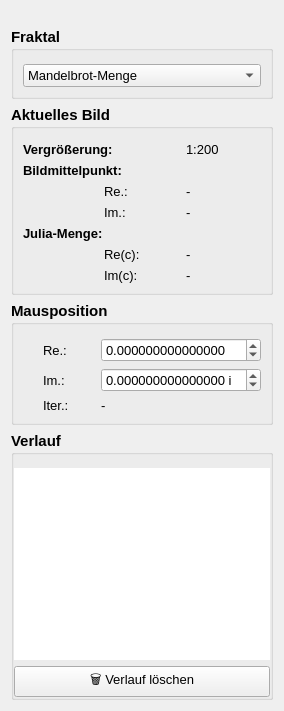
         <widget class="QWidget" name="tab_3">
          <attribute name="title">
           <string>⭐Übersicht</string>
          </attribute>
          <layout class="QFormLayout" name="formLayout_5">
           <item row="0" column="0" colspan="2">
            <spacer name="verticalSpacer_2">
             <property name="orientation">
              <enum>Qt::Vertical</enum>
             </property>
             <property name="sizeType">
              <enum>QSizePolicy::Fixed</enum>
             </property>
             <property name="sizeHint" stdset="0">
              <size>
               <width>20</width>
               <height>10</height>
              </size>
             </property>
            </spacer>
           </item>
           <item row="1" column="0" colspan="2">
            <widget class="QGroupBox" name="groupBox_3">
             <property name="font">
              <font>
               <pointsize>11</pointsize>
               <bold>true</bold>
              </font>
             </property>
             <property name="styleSheet">
              <string notr="true"/>
             </property>
             <property name="title">
              <string>Fraktal</string>
             </property>
             <property name="flat">
              <bool>false</bool>
             </property>
             <layout class="QVBoxLayout" name="verticalLayout_6">
              <property name="topMargin">
               <number>13</number>
              </property>
              <item>
               <widget class="QComboBox" name="comboBox_Fraktal">
                <property name="font">
                 <font>
                  <pointsize>10</pointsize>
                  <bold>false</bold>
                 </font>
                </property>
                <item>
                 <property name="text">
                  <string>Mandelbrot-Menge</string>
                 </property>
                </item>
                <item>
                 <property name="text">
                  <string>Julia-Menge</string>
                 </property>
                </item>
               </widget>
              </item>
             </layout>
            </widget>
           </item>
           <item row="2" column="0" colspan="2">
            <widget class="QGroupBox" name="groupBox_4">
             <property name="font">
              <font>
               <pointsize>11</pointsize>
               <bold>true</bold>
              </font>
             </property>
             <property name="styleSheet">
              <string notr="true"/>
             </property>
             <property name="title">
              <string>Aktuelles Bild</string>
             </property>
             <property name="flat">
              <bool>false</bool>
             </property>
             <layout class="QGridLayout" name="gridLayout_6">
              <property name="topMargin">
               <number>13</number>
              </property>
              <item row="5" column="2">
               <widget class="QLabel" name="label_julia_c">
                <property name="font">
                 <font>
                  <pointsize>10</pointsize>
                  <bold>false</bold>
                 </font>
                </property>
                <property name="text">
                 <string>-</string>
                </property>
               </widget>
              </item>
              <item row="2" column="1">
               <widget class="QLabel" name="label_16">
                <property name="font">
                 <font>
                  <pointsize>10</pointsize>
                  <bold>false</bold>
                 </font>
                </property>
                <property name="text">
                 <string>Re.:</string>
                </property>
                <property name="alignment">
                 <set>Qt::AlignLeading|Qt::AlignLeft|Qt::AlignVCenter</set>
                </property>
               </widget>
              </item>
              <item row="3" column="1">
               <widget class="QLabel" name="label_17">
                <property name="font">
                 <font>
                  <pointsize>10</pointsize>
                  <bold>false</bold>
                 </font>
                </property>
                <property name="text">
                 <string>Im.:</string>
                </property>
                <property name="alignment">
                 <set>Qt::AlignLeading|Qt::AlignLeft|Qt::AlignVCenter</set>
                </property>
               </widget>
              </item>
              <item row="6" column="2">
               <widget class="QLabel" name="label_julia_c_im">
                <property name="font">
                 <font>
                  <pointsize>10</pointsize>
                  <bold>false</bold>
                 </font>
                </property>
                <property name="text">
                 <string>-</string>
                </property>
               </widget>
              </item>
              <item row="6" column="1">
               <widget class="QLabel" name="label_32">
                <property name="font">
                 <font>
                  <pointsize>10</pointsize>
                  <bold>false</bold>
                 </font>
                </property>
                <property name="text">
                 <string>Im(c):</string>
                </property>
               </widget>
              </item>
              <item row="2" column="2">
               <widget class="QLabel" name="bmRe">
                <property name="font">
                 <font>
                  <pointsize>10</pointsize>
                  <bold>false</bold>
                 </font>
                </property>
                <property name="text">
                 <string>-</string>
                </property>
               </widget>
              </item>
              <item row="0" column="2">
               <widget class="QLabel" name="lineEditScaleAbs">
                <property name="font">
                 <font>
                  <pointsize>10</pointsize>
                  <bold>false</bold>
                 </font>
                </property>
                <property name="text">
                 <string>1:200</string>
                </property>
               </widget>
              </item>
              <item row="3" column="2">
               <widget class="QLabel" name="bmIm">
                <property name="font">
                 <font>
                  <pointsize>10</pointsize>
                  <bold>false</bold>
                 </font>
                </property>
                <property name="text">
                 <string>-</string>
                </property>
               </widget>
              </item>
              <item row="5" column="1">
               <widget class="QLabel" name="label_31">
                <property name="font">
                 <font>
                  <pointsize>10</pointsize>
                  <bold>false</bold>
                 </font>
                </property>
                <property name="text">
                 <string>Re(c):</string>
                </property>
               </widget>
              </item>
              <item row="0" column="0" colspan="2">
               <widget class="QLabel" name="label_12">
                <property name="font">
                 <font>
                  <pointsize>10</pointsize>
                  <bold>true</bold>
                 </font>
                </property>
                <property name="text">
                 <string>Vergrößerung:</string>
                </property>
               </widget>
              </item>
              <item row="1" column="0" colspan="3">
               <widget class="QLabel" name="label_8">
                <property name="font">
                 <font>
                  <pointsize>10</pointsize>
                  <bold>true</bold>
                 </font>
                </property>
                <property name="text">
                 <string>Bildmittelpunkt:</string>
                </property>
               </widget>
              </item>
              <item row="2" column="0" rowspan="2">
               <spacer name="horizontalSpacer_3">
                <property name="orientation">
                 <enum>Qt::Horizontal</enum>
                </property>
                <property name="sizeType">
                 <enum>QSizePolicy::Fixed</enum>
                </property>
                <property name="sizeHint" stdset="0">
                 <size>
                  <width>20</width>
                  <height>20</height>
                 </size>
                </property>
               </spacer>
              </item>
              <item row="4" column="0" colspan="2">
               <widget class="QLabel" name="label_30">
                <property name="font">
                 <font>
                  <pointsize>10</pointsize>
                  <bold>true</bold>
                 </font>
                </property>
                <property name="text">
                 <string>Julia-Menge:</string>
                </property>
               </widget>
              </item>
              <item row="5" column="0" rowspan="2">
               <spacer name="horizontalSpacer_11">
                <property name="orientation">
                 <enum>Qt::Horizontal</enum>
                </property>
                <property name="sizeType">
                 <enum>QSizePolicy::Fixed</enum>
                </property>
                <property name="sizeHint" stdset="0">
                 <size>
                  <width>20</width>
                  <height>20</height>
                 </size>
                </property>
               </spacer>
              </item>
             </layout>
            </widget>
           </item>
           <item row="3" column="0" colspan="2">
            <widget class="QGroupBox" name="groupBox_5">
             <property name="font">
              <font>
               <pointsize>11</pointsize>
               <bold>true</bold>
              </font>
             </property>
             <property name="title">
              <string>Mausposition</string>
             </property>
             <property name="flat">
              <bool>false</bool>
             </property>
             <layout class="QGridLayout" name="gridLayout_5">
              <property name="topMargin">
               <number>13</number>
              </property>
              <item row="0" column="2">
               <widget class="QDoubleSpinBox" name="re">
                <property name="font">
                 <font>
                  <pointsize>10</pointsize>
                  <bold>false</bold>
                 </font>
                </property>
                <property name="decimals">
                 <number>15</number>
                </property>
                <property name="minimum">
                 <double>-99.000000000000000</double>
                </property>
               </widget>
              </item>
              <item row="1" column="2">
               <widget class="QDoubleSpinBox" name="im">
                <property name="font">
                 <font>
                  <pointsize>10</pointsize>
                  <bold>false</bold>
                 </font>
                </property>
                <property name="suffix">
                 <string> i</string>
                </property>
                <property name="decimals">
                 <number>15</number>
                </property>
                <property name="minimum">
                 <double>-99.000000000000000</double>
                </property>
               </widget>
              </item>
              <item row="0" column="1">
               <widget class="QLabel" name="label_2">
                <property name="sizePolicy">
                 <sizepolicy hsizetype="Preferred" vsizetype="Preferred">
                  <horstretch>0</horstretch>
                  <verstretch>0</verstretch>
                 </sizepolicy>
                </property>
                <property name="font">
                 <font>
                  <pointsize>10</pointsize>
                  <bold>false</bold>
                 </font>
                </property>
                <property name="text">
                 <string>Re.:</string>
                </property>
                <property name="alignment">
                 <set>Qt::AlignLeading|Qt::AlignLeft|Qt::AlignVCenter</set>
                </property>
               </widget>
              </item>
              <item row="2" column="2">
               <widget class="QLabel" name="label_iterations">
                <property name="font">
                 <font>
                  <pointsize>10</pointsize>
                  <bold>false</bold>
                 </font>
                </property>
                <property name="text">
                 <string>-</string>
                </property>
               </widget>
              </item>
              <item row="2" column="1">
               <widget class="QLabel" name="label_14">
                <property name="font">
                 <font>
                  <pointsize>10</pointsize>
                  <bold>false</bold>
                 </font>
                </property>
                <property name="text">
                 <string>Iter.:</string>
                </property>
               </widget>
              </item>
              <item row="1" column="1">
               <widget class="QLabel" name="label_13">
                <property name="font">
                 <font>
                  <pointsize>10</pointsize>
                  <bold>false</bold>
                 </font>
                </property>
                <property name="text">
                 <string>Im.:</string>
                </property>
                <property name="alignment">
                 <set>Qt::AlignLeading|Qt::AlignLeft|Qt::AlignVCenter</set>
                </property>
               </widget>
              </item>
              <item row="0" column="0" rowspan="3">
               <spacer name="horizontalSpacer_2">
                <property name="orientation">
                 <enum>Qt::Horizontal</enum>
                </property>
                <property name="sizeType">
                 <enum>QSizePolicy::Fixed</enum>
                </property>
                <property name="sizeHint" stdset="0">
                 <size>
                  <width>20</width>
                  <height>20</height>
                 </size>
                </property>
               </spacer>
              </item>
             </layout>
            </widget>
           </item>
           <item row="4" column="0" colspan="2">
            <widget class="QGroupBox" name="groupBox_6">
             <property name="font">
              <font>
               <pointsize>11</pointsize>
               <bold>true</bold>
              </font>
             </property>
             <property name="title">
              <string>Verlauf</string>
             </property>
             <layout class="QVBoxLayout" name="verticalLayout_7">
              <property name="leftMargin">
               <number>0</number>
              </property>
              <property name="topMargin">
               <number>13</number>
              </property>
              <property name="rightMargin">
               <number>0</number>
              </property>
              <property name="bottomMargin">
               <number>0</number>
              </property>
              <item>
               <widget class="QListWidget" name="listWidgetHistory">
                <property name="font">
                 <font>
                  <pointsize>10</pointsize>
                  <bold>false</bold>
                 </font>
                </property>
                <property name="styleSheet">
                 <string notr="true">border: 0;</string>
                </property>
               </widget>
              </item>
              <item>
               <widget class="QPushButton" name="pushButton_rm_history">
                <property name="sizePolicy">
                 <sizepolicy hsizetype="Preferred" vsizetype="Fixed">
                  <horstretch>0</horstretch>
                  <verstretch>0</verstretch>
                 </sizepolicy>
                </property>
                <property name="minimumSize">
                 <size>
                  <width>150</width>
                  <height>25</height>
                 </size>
                </property>
                <property name="font">
                 <font>
                  <pointsize>10</pointsize>
                  <bold>false</bold>
                 </font>
                </property>
                <property name="text">
                 <string>🗑 Verlauf löschen</string>
                </property>
               </widget>
              </item>
             </layout>
            </widget>
           </item>
          </layout>
         </widget>
